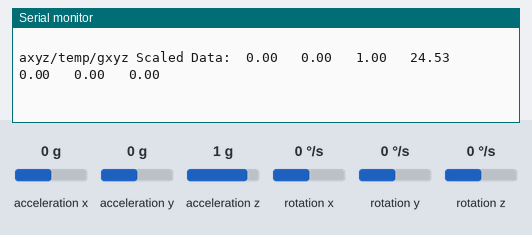
The sketch below on a simulated Arduino Uno, built with avr-gcc and run on an emulated ATmega328P. Parts: the last lines printed to the serial monitor. Wiring (inferred from the names in the program): MPU-6050 motion sensor at I2C address 0x68. The test bench sets the inputs (shaded band); at power-on: acceleration x 0 g, acceleration y 0 g, acceleration z 1 g, rotation x 0 °/s, rotation y 0 °/s, rotation z 0 °/s.

Above: at 6.4 s.
6.5 s: acceleration x set to -1.4 g
At 7.07 s:
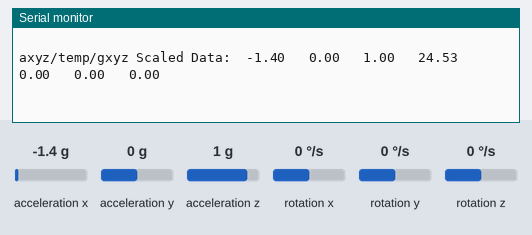
8.0 s: acceleration y set to -1.4 g
At 8.66 s:
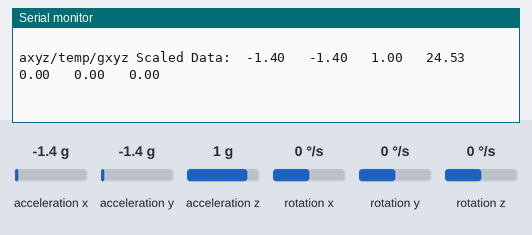
9.5 s: acceleration z set to -1.4 g
At 10.26 s:
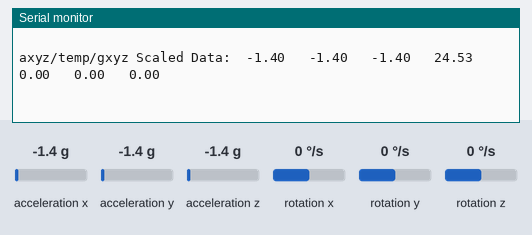
11.0 s: rotation x set to -192 °/s
At 11.85 s:
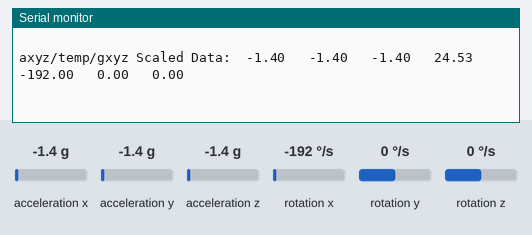
12.5 s: rotation y set to -192 °/s
At 12.92 s:
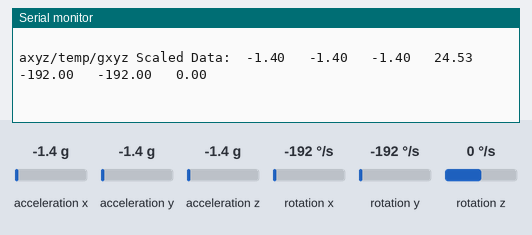

Measured:
- after the input at 6.5 s, the serial monitor: prints a new line after 0.23 s (image 1)
- after the input at 8.0 s, the serial monitor: prints a new line after 0.32 s (image 2)
- after the input at 9.5 s, the serial monitor: prints a new line after 0.41 s (image 3)
- after the input at 11.0 s, the serial monitor: prints a new line after 0.51 s (image 4)
- after the input at 12.5 s, the serial monitor: prints a new line after 0.07 s (image 5)

The sketch:

Homework_3_P_2.ino
```cpp
#include <Arduino.h>
#include <Wire.h>
#include "mympu6050.h"
#include "report.h"


bool mysetup(MyMPU6050& mpu)
{
  uint8_t byteRead;
  Serial.begin(38400);
  Wire.begin();                 // Initiate Wire library, join I2C bus as master
  delay(300);

  byteRead = mpu.testConnection();
  if(byteRead != 0x68)
  {
    Serial.println(F("success communicating with MPU 6050"));
    return false;
  }

  mpu.initialize();

  return true;
}


int main(void)
{
  MyMPU6050 mpu(MPU6050_ADDRESS_AD0_LOW);
  SensorData sd;
  mean_values mv;
  offset_values ov;
  uint8_t bytesRead;

  init();         // Arduino function, config timers and other hardware


  if(mysetup(mpu) == false){
    Serial.println("setup failed, entering infinite do-nothing while loop");
    while(1)
    {
      delay(1000);
    }
  }

  reportPowerState(mpu);
  delay(1000);
  reportConfigState(mpu);
  delay(1000);
  reportAccelConfigState(mpu);
  delay(1000);
  reportGyroConfigState(mpu);
  Serial.println("");
  reportRegisterOffsets(mpu);
  delay(1000);
  bytesRead = mpu.readAllData(&sd);
  mpu.mean_calc(&sd, &mv, &ov);
  mpu.calibration(&sd, &ov, &mv);

  while(1)
  {
    bytesRead = mpu.readAllData(&sd);
    if(bytesRead == MPU6050_ALL_MEASUREMENT_BYTES)
    {

      printUnscaledData(&sd, &ov);
      printScaledData(&sd, &ov);
    }
    else
    {
      Serial.print("bytes read: ");
      Serial.println(bytesRead);
    }
    delay(500);

  }

  return 0;
}
```

mympu6050.cpp
```cpp
#include <Arduino.h>    // Serial
#include <Wire.h>
#include "mympu6050.h"
#include <stdio.h>

#define DEBUG


#define SERIAL_DEBUG


MyMPU6050::MyMPU6050(uint8_t i2cAddr)
{
  devAddr = i2cAddr;
}


uint8_t MyMPU6050::getDeviceAddress()const
{
  return devAddr;
}


uint8_t MyMPU6050::getConfigState(void)const
{
  return readByte((uint8_t)MPU6050_RA_CONFIG);
}


uint8_t MyMPU6050::getAccelConfigState(void)const
{
  return readByte((uint8_t)MPU6050_RA_ACCEL_CONFIG);
}


uint8_t MyMPU6050::getGyroConfigState(void)const
{
  return readByte((uint8_t)MPU6050_RA_GYRO_CONFIG);
}


uint8_t MyMPU6050::getPowerManagement1State(void)const
{
  return readByte(MPU6050_RA_PWR_MGMT_1);
}

/*
 * Wakes from sleep mode
 */
void MyMPU6050::initialize(void)
{
  setSleepEnabled(false); // wake up device
}

/*
 * Sets DEVICE_RESET bit to 1
 * All internal registers are reset to their default
 * values.
 *
 * DEVICE_RESET bit automatically clears to 0 once
 * the reset is complete.
 */
void MyMPU6050::reset(void)
{
  writeByte(MPU6050_RA_PWR_MGMT_1, 0x80);
}

/* Sets clock source
 *  Parameter source
 *  0   Internal 8MHz oscillator
 *  1   PLL with X axis gyroscope reference
 *  2   PLL with Y axis gyroscope reference
 *  3   PLL with Z axis gyroscope reference
 *  4   PLL with external 32.768 kHz reference
 *  5   PLL with external 19.2 MHz reference
 *  6   reserved
 *  7   stops the clock and keeps the timing generator
 *      in reset
 */
void MyMPU6050::setClockSource(uint8_t source)
{
  // clock select is bits 2:0
  writeBits(MPU6050_RA_PWR_MGMT_1, 2, 3, source);

  #ifdef SERIAL_DEBUG
    uint8_t b;
    b = readByte(MPU6050_RA_PWR_MGMT_1);

    Serial.println(F("\nfunction: setClockSource"));

    if ( (b & 0x07) == source)
    {
      Serial.println(F("success updating source"));
    }
    else
    {
      Serial.print(F("error setting clock source, expected: "));
      Serial.print(source);
      Serial.print(F(", regVal: "));
      Serial.println(b,HEX);
    }

  #endif
}


/* Sets accelerometer full scale range
 *
 * Parameter scale
 *    0     +- 2g
 *    1     +- 4g
 *    2     +- 8g
 *    3     +- 16g
 *
 */
void MyMPU6050::setFullScaleAccelRange(uint8_t scale)
{
  // full scale is bits 4:3
  writeBits(MPU6050_RA_ACCEL_CONFIG, 4, 2, scale);

  #ifdef SERIAL_DEBUG
    uint8_t b;
    b = readByte(MPU6050_RA_ACCEL_CONFIG);

    // full scale is bits 4:3
    uint8_t mask = 0x18;   // b0001 1000

    Serial.println(F("\nfunction:setFullScaleAccelRange"));

    if( (b & mask)>>3 == scale)
    {
      Serial.print(F("Success setting accel scale to "));
      Serial.println(scale, HEX);
    }
    else
    {
      Serial.print(F("error setting accel scale, expected: "));
      Serial.print(scale);
      Serial.print(F(", regVal: "));
      Serial.println(b,HEX);
    }
  #endif

}


/* Sets gyroscope full scale range
 *
 * Parameter scale
 *    0     +- 250 deg/sec
 *    1     +- 500 deg/sec
 *    2     +- 1000 deg/sec
 *    3     +- 2000 deg/sec
 *
 */
void MyMPU6050::setFullScaleGyroRange(uint8_t scale)
{
  // full scale is bits 4:3
  writeBits(MPU6050_RA_GYRO_CONFIG, 4, 2, scale);

  #ifdef SERIAL_DEBUG
    uint8_t b;
    b = readByte(MPU6050_RA_GYRO_CONFIG);

    // full scale is bits 4:3
    uint8_t mask = 0x18;   // b0001 1000

    Serial.println(F("\nfunction setFullScaleGyroRange"));

    if( (b & mask)>>3 == scale)
    {
      Serial.print(F("Success setting gyro scale to "));
      Serial.println(scale, HEX);
    }
    else
    {
      Serial.print(F("error setting gyro scale, expected: "));
      Serial.print(scale);
      Serial.print(F(", regVal: "));
      Serial.println(b,HEX);
    }
  #endif

}


/* Parameter
 *  enabled - false wakes from sleep mode
 *          - true puts device into sleep mode
 *
 * Register: Power Management 1
 * Bit 6: sleep bit
 *         1 - device is in low power sleep mode
 *         0 - device is not in sleep mode
 */
void MyMPU6050::setSleepEnabled(bool enabled)
{
  // sleep bit is 6
  writeBits(MPU6050_RA_PWR_MGMT_1, 6, 1, (uint8_t)enabled);

  #ifdef SERIAL_DEBUG
    uint8_t b;
    b = readByte(MPU6050_RA_PWR_MGMT_1);

    // sleep bit is 6
    uint8_t mask = 0x40;   // b0100 0000

    Serial.println(F("\nfunction: setSleepEnabled"));

    if( (b & mask)>>6 == enabled)
    {
      Serial.print(F("Success setting sleep to "));
      Serial.println(enabled, HEX);
    }
    else
    {
      Serial.print(F("error setting sleep bit, expected: "));
      Serial.print(enabled);
      Serial.print(F(", regVal: "));
      Serial.println(b,HEX);
    }
  #endif
}


/* WHO_AM_I register stores the upper 6 bits of MPU-60X0's
 *  7-bit I2C address. The least significant bit is determined
 *  by the vaue of the AD0 pin, which is not reflected in this
 *  register.
 *
 * Returns address stored in WHO_AM_I register, 0x68
 * bits 0 and 7 are hard coded to 0
 */
uint8_t MyMPU6050::testConnection(void)
{
  return readByte((uint8_t)MPU6050_RA_WHO_AM_I);
}


/* Reads accel, temperature and gyro measurement registers.
 *
 * Parameter
 *  output: sd
 *    If all measurement bytes are read, the sd is populated with
 *    measurement data.
 *    If not all bytes are read, then no data is stored in sd.
 *
 * Returns number of bytes read
 */
uint8_t MyMPU6050::readAllData(struct SensorData* sd)
{
  uint8_t buf[MPU6050_ALL_MEASUREMENT_BYTES];
  uint8_t bytesRead;
  bytesRead = readBytes(MPU6050_RA_ACCEL_XOUT_H, buf, (uint8_t)MPU6050_ALL_MEASUREMENT_BYTES);
  if(bytesRead == (uint8_t)MPU6050_ALL_MEASUREMENT_BYTES)
  {
    // first byte read from high order register, second byte from low
    // form 16 bit value from 8 bit values
    sd->accelX = (((int16_t)buf[0]) << 8) | buf[1];
    sd->accelY = (((int16_t)buf[2]) << 8) | buf[3];
    sd->accelZ = (((int16_t)buf[4]) << 8) | buf[5];
    sd->temperature = (((int16_t)buf[6]) << 8) | buf[7];
    sd->gyroX = (((int16_t)buf[8]) << 8) | buf[9];
    sd->gyroY = (((int16_t)buf[10]) << 8) | buf[11];
    sd->gyroZ = (((int16_t)buf[12]) << 8) | buf[13];
  }

  return bytesRead;
}


/* Reads one byte from parameter-specified register address
 *
 * regAddr - register address to read
 *
 * Returns byte read
 */
uint8_t MyMPU6050::readByte(uint8_t regAddr)const
{
  uint8_t data;
  Wire.beginTransmission(devAddr);
  Wire.write(regAddr);
  Wire.endTransmission(false);            // send TX buffer, send restart to keep connection alive
  Wire.requestFrom(devAddr, (uint8_t)1);  // request 1 byte, default true sends stop message after request,
                                          // releasing i2c bus
  data = Wire.read();
  return data;
}


/* Reads bytes from register and stores them in buf.
 *
 * Parameters
 *  regAddr - register address to read
 *  buf - storage for bytes read
 *  count - number of bytes to read
 *
 * Returns number of bytes read
 */
uint8_t MyMPU6050::readBytes(uint8_t regAddr, uint8_t *buf, uint8_t count)
{
  uint8_t i = 0;

  Wire.beginTransmission(devAddr);
  Wire.write(regAddr);
  Wire.endTransmission(false);      // send TX buffer, send restart to keep connection alive
  Wire.requestFrom(devAddr, count);

  while(Wire.available() && i < count)
  {
    buf[i] = Wire.read();
    ++i;
  }

  return i;
}

/* Write multiple bits to an 8-bit device register
*
* regAddr - register address
* leftBit - leftmost bit to write (7-0)
* numBits - number of bits to write
* data - right-aligned value to write
*/
void MyMPU6050::writeBits(uint8_t regAddr, uint8_t leftBit, uint8_t numBits, uint8_t data)
{
  //
  // 76543210 bit positions
  //      xx  arguments: leftBit = 4, length = 2
  // 00000110 bit mask

  uint8_t regVal, mask;

  // get current register values
  regVal = readByte(regAddr);


  // shifts 1 to bit position length value
  // subtracting 1 ensures all bits to the right are 1's
  // and all other bits are 0's
  // Example: length = 4
  // 1 << numBits produces 0001 0000
  // (1 << numBits) - 1 produces 0000 1111
  mask =  (1 << numBits) - 1;

  // shift the 1's to the left and zero fill
  // Example: leftBit is 5
  // 5 - 4 + 1 = 2, 0000 1111 << 2 becomes 0011 1100
  // Now have a bit mask of length 4 with leftmost bit position 5
  mask = mask << (leftBit - numBits + 1);

  // shift data to correct position
  // example: data is 3, 0000 0011
  // shifting 5-4+1 = 2 to the left produces 0000 1100
  data = data << (leftBit - numBits + 1);

  // zero bits of interest in existing register value
  regVal &= ~(mask);
  // update register bits with data value
  regVal |= data;

  writeByte(regAddr, regVal);
}


/*
 * Writes one byte to specified register address.
 *
 * regAddr - register address
 * data    - byte to write
 */
void MyMPU6050::writeByte(uint8_t regAddr, uint8_t data)
{
  Wire.beginTransmission(devAddr);
  Wire.write(regAddr);
  Wire.write(data);
  Wire.endTransmission(true);       // transmits bytes that were queued by write
                                    // sends stop message after transmission, releases i2c bus
}


/*
 * finds the mean value for each sensor data output.
 *
 *
 */
void MyMPU6050::mean_calc(struct SensorData* sd, struct mean_values* mv, struct offset_values* ov){

  int i = 0;
  long buff_ax=0, buff_ay=0, buff_az=0, buff_gx=0, buff_gy=0, buff_gz=0;


  while (i<(buffersize+101)){


    if((i>100) && (i<=(buffersize+100))){


      buff_ax = buff_ax + (sd->accelX) + (ov->ax_offset);
      buff_ay = buff_ay + (sd->accelY) + (ov->ay_offset);
      buff_az = buff_az + (sd->accelZ) + (ov->az_offset);
      buff_gx = buff_gx + (sd->gyroX) + (ov->gx_offset);
      buff_gy = buff_gy + (sd->gyroY) + (ov->gy_offset);
      buff_gz = buff_gz + (sd->gyroZ) + (ov->gz_offset);


    }

    //int mean_ax, mean_ay, mean_az, mean_gx, mean_gy, mean_gz
    if(i==(buffersize+100)){
      mv->mean_ax = (buff_ax/buffersize);
      mv->mean_ay = (buff_ay/buffersize);
      mv->mean_az = buff_az/buffersize;
      mv->mean_gx = buff_gx/buffersize;
      mv->mean_gy = buff_gy/buffersize;
      mv->mean_gz = buff_gz/buffersize;


    }
    i++;
    delay(2); //needed to avoid repeated values
  }

}


void MyMPU6050::calibration(struct SensorData* sd, struct offset_values* ov, struct mean_values* mv){
  ov->ax_offset = -(mv->mean_ax)/8;
  ov->ay_offset = -(mv->mean_ay)/8;
  ov->az_offset = (16384 -(mv->mean_az))/8;

  ov->gx_offset = -(mv->mean_gx)/4;
  ov->gy_offset = -(mv->mean_gy)/4;
  ov->gz_offset = -(mv->mean_gz)/4;


  int loop_iteration = 0;
  while(1){

    int ready=0;
    mean_calc(sd, mv, ov);

    if (abs(mv->mean_ax)<=acel_deadzone) { ready++;}
    else ov->ax_offset = ov->ax_offset - mv->mean_ax/acel_deadzone; //ax offset = ax offset -


    if (abs(mv->mean_ay)<=acel_deadzone){  ready++;}
    else ov->ay_offset = ov->ay_offset - mv->mean_ay/acel_deadzone;


    if (abs(16384-mv->mean_az)<=acel_deadzone) {ready++;}
    else ov->az_offset = ov->az_offset + (16384-mv->mean_az)/acel_deadzone;


    if (abs(mv->mean_gx)<=giro_deadzone) { ready++;}
    else ov->gx_offset = ov->gx_offset - mv->mean_gx/(giro_deadzone+1);


    if (abs(mv->mean_gy)<=giro_deadzone){  ready++;}
    else ov->gy_offset = ov->gy_offset - mv->mean_gy/(giro_deadzone+1);


    if (abs(mv->mean_gz)<=giro_deadzone){ ready++;}
    else ov->gz_offset = ov->gz_offset - mv->mean_gz/(giro_deadzone+1);

    #ifdef DEBUG
    Serial.print("Mean Values:   ");
    Serial.print(" \tax = ");
    Serial.print(mv->mean_ax);
    Serial.print(" \tay = ");
    Serial.print(mv->mean_ay);
    Serial.print(" \taz = ");
    Serial.print(mv->mean_az);
    Serial.print(" \tgx = ");
    Serial.print(mv->mean_gx);
    Serial.print(" \tgy = ");
    Serial.print(mv->mean_gy);
    Serial.print(" \t\tgz = ");
    Serial.println(mv->mean_gz);

    Serial.print("Offset Values: ");
    Serial.print(" \tax = ");
    Serial.print(ov->ax_offset);
    Serial.print(" \tay = ");
    Serial.print(ov->ay_offset);
    Serial.print(" \taz = ");
    Serial.print(ov->az_offset);
    Serial.print(" \tgx = ");
    Serial.print(ov->gx_offset);
    Serial.print(" \tgy = ");
    Serial.print(ov->gy_offset);
    Serial.print(" \tgz = ");
    Serial.println(ov->gz_offset);

    loop_iteration+=1 ;
    Serial.print("loop # = ");
    Serial.println(loop_iteration);
    Serial.println(" ");
    Serial.println(" ");
    #endif


    if (ready==6) break;
  }

}
```

mympu6050.h
```cpp
#ifndef MYMPU6050_H
#define MYMPU6050_H

// MPU 6050 macro definitions from
// MPU-6000 and MPU-6050, Register Map and Descriptions, Revision 4.2, 8/19/13
// MPU-6000/MPU-6050 Product Specification, Revision 3.4, 8/19/13

// MPU 6050 I2C address
#define MPU6050_ADDRESS_AD0_LOW     0x68   // i2c address pin low (GND), default
#define MPU6050_ADDRESS_AD0_HIGH    0x69


// MPU 6050 register addresses
#define MPU6050_RA_ACCEL_XG_OFFS_USRH 0x06 // accel x-axis offset cancellation register high byte
#define MPU6050_RA_ACCEL_XG_OFFS_USRL 0x07
#define MPU6050_RA_ACCEL_YG_OFFS_USRH 0x08 // accel y-axis offset cancellation register high byte
#define MPU6050_RA_ACCEL_YG_OFFS_USRL 0x09
#define MPU6050_RA_ACCEL_ZG_OFFS_USRH 0x0A // accel z-axis offset cancellation register high byte
#define MPU6050_RA_ACCEL_ZG_OFFS_USRL 0x0B

#define MPU6050_RA_GYRO_XG_OFFS_USRH 0x13      // gyro x-axis offset cancellation register high byte
#define MPU6050_RA_GYRO_XG_OFFS_USRL 0x14      // gyro x-axis offset cancellation register low byte
#define MPU6050_RA_GYRO_YG_OFFS_USRH 0x15      // gyro x-axis offset cancellation register high byte
#define MPU6050_RA_GYRO_YG_OFFS_USRL 0x16      // gyro x-axis offset cancellation register low byte
#define MPU6050_RA_GYRO_ZG_OFFS_USRH 0x17      // gyro x-axis offset cancellation register high byte
#define MPU6050_RA_GYRO_ZG_OFFS_USRL 0x18      // gyro x-axis offset cancellation register low byte

#define MPU6050_RA_PWR_MGMT_1   0x6B
#define MPU6050_RA_CONFIG       0x1A
#define MPU6050_RA_GYRO_CONFIG  0x1B
#define MPU6050_RA_ACCEL_CONFIG 0x1C

#define MPU6050_RA_ACCEL_XOUT_H 0x3B
#define MPU6050_RA_ACCEL_XOUT_L 0x3C
#define MPU6050_RA_ACCEL_YOUT_H 0x3D
#define MPU6050_RA_ACCEL_YOUT_L 0x3E
#define MPU6050_RA_ACCEL_ZOUT_H 0x3F
#define MPU6050_RA_ACCEL_ZOUT_L 0x40

#define MPU6050_RA_TEMP_OUT_H   0x41
#define MPU6050_RA_TEMP_OUT_L   0x42

#define MPU6050_RA_GYRO_XOUT_H  0x43
#define MPU6050_RA_GYRO_XOUT_L  0x44
#define MPU6050_RA_GYRO_YOUT_H  0x45
#define MPU6050_RA_GYRO_YOUT_L  0x46
#define MPU6050_RA_GYRO_ZOUT_H  0x47
#define MPU6050_RA_GYRO_ZOUT_L  0x48

#define MPU6050_RA_WHO_AM_I     0x75


// MPU 6050 Clock Settings
#define MPU6050_CLOCK_PLL_XGYRO 0x01

// MPU gyro full scale range settings
#define MPU6050_GYRO_FS_250  0x00
#define MPU6050_GYRO_FS_500  0x01
#define MPU6050_GYRO_FS_1000 0x02
#define MPU6050_GYRO_FS_2000 0x03

// MPU accel full scale settings
#define MPU6050_ACCEL_FS_2G  0x00
#define MPU6050_ACCEL_FS_4G  0x01
#define MPU6050_ACCEL_FS_8G  0x02
#define MPU6050_ACCEL_FS_16G 0x03

// Sizes
#define MPU6050_ALL_MEASUREMENT_BYTES 14

struct SensorData
{
  int16_t accelX;
  int16_t accelY;
  int16_t accelZ;
  int16_t temperature;
  int16_t gyroX;
  int16_t gyroY;
  int16_t gyroZ;
};

struct mean_values {

    int mean_ax, mean_ay, mean_az, mean_gx, mean_gy, mean_gz;
};

struct offset_values {

    int ax_offset = 0, ay_offset = 0, az_offset = 0, gx_offset = 0, gy_offset = 0, gz_offset = 0;
};


class MyMPU6050{
  public:
    MyMPU6050(uint8_t i2cAddr = MPU6050_ADDRESS_AD0_LOW );

    void initialize(void);
    void reset(void);
    uint8_t testConnection(void);

    void setClockSource(uint8_t source);
    void setFullScaleAccelRange(uint8_t scale);
    void setFullScaleGyroRange(uint8_t scale);
    void setSleepEnabled(bool state);


    uint8_t getDeviceAddress(void)const;
    uint8_t getConfigState(void)const;
    uint8_t getPowerManagement1State(void)const;
    uint8_t getAccelConfigState(void)const;
    uint8_t getGyroConfigState(void)const;

    int buffersize=200; //amojnt of readings used to calibrate
    int acel_deadzone=4; //Accelerometer error allowed lower=moreprecise but may not converge
    int giro_deadzone=1; //Giro error allowed lower=more precise but my not converge

    uint8_t readAllData(struct SensorData* sd);
    void mean_calc(struct SensorData* sd, struct mean_values* mv, struct offset_values* ov);
    void calibration(struct SensorData* sd, struct offset_values* ov, struct mean_values* mv);


  private:
    uint8_t devAddr;

    void writeBits(uint8_t regAddr, uint8_t leftBit, uint8_t numBits, uint8_t data);
    void writeByte(uint8_t regAddr, uint8_t data);
    uint8_t readByte(uint8_t regAddr)const;
    uint8_t readBytes(uint8_t regAddr, uint8_t *buf, uint8_t count);

};


#endif
```

Source omitted: report.cpp (5280 bytes), report.h (860 bytes)
